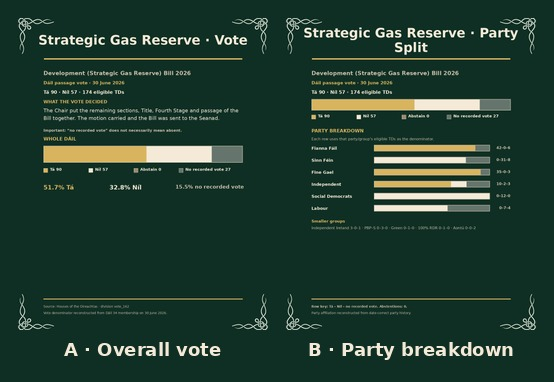
#> input picture contact-sheet.jpg, 554 x 382 px
$ python instagram_remove_green_background.py --input ../contact-sheet.jpg --output out.png
#> lines starting #> are read from the running program, lines starting #| are printed output that depends on the picture
from __future__ import annotations

import argparse
import json
from pathlib import Path
from typing import Any

from PIL import Image


def remove_green_background(
    input_path: str | Path,
    output_path: str | Path,
    green_excess_transparent: int = 55,
    green_excess_opaque: int = 12,
    crop: bool = True,
    pad: int = 28,
) -> dict[str, Any]:
#> called with input_path = '../contact-sheet.jpg', output_path = 'out.png', green_excess_transparent = 55, green_excess_opaque = 12, crop = True, pad = 28
    input_path = Path(input_path)
    output_path = Path(output_path)
    if not input_path.exists():
        raise FileNotFoundError(f"Missing input image: {input_path}")

    image = Image.open(input_path).convert("RGBA")
    pixels = image.load()
    width, height = image.size
#> width = 554; height = 382

    for y in range(height):
        for x in range(width):
            r, g, b, a = pixels[x, y]
            max_rb = max(r, b)
            green_excess = g - max_rb

            # Fully remove strongly green background pixels.
            if g > 120 and green_excess >= green_excess_transparent:
                pixels[x, y] = (0, 0, 0, 0)
                continue

            # Preserve cream/white ornament pixels.
            if r > 170 and g > 160 and b > 130 and (max(r, g, b) - min(r, g, b)) < 80:
                pixels[x, y] = (r, g, b, a)
                continue

            # Feather edge pixels between green and ornament.
            if green_excess > green_excess_opaque:
                alpha = int(max(0, min(255, ((green_excess_transparent - green_excess) / max(1, green_excess_transparent - green_excess_opaque)) * 255)))
                if alpha <= 2:
                    pixels[x, y] = (0, 0, 0, 0)
                else:
                    pixels[x, y] = (max(r, 235), max(g, 228), max(b, 205), alpha)

    if crop:
        alpha = image.getchannel("A")
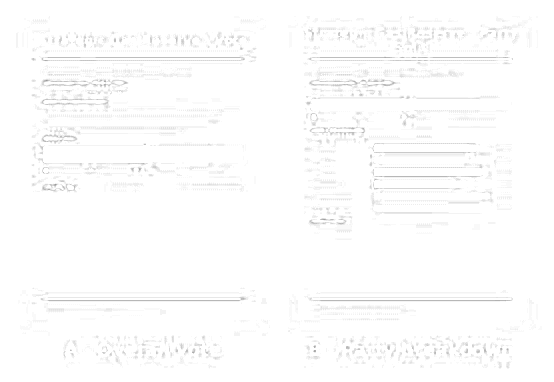
#> alpha: PIL image 554x382 L; min 154, max 255, mean 252.7
        bbox = alpha.getbbox()
#> bbox = (0, 0, 554, 382)
        if bbox:
            left, top, right, bottom = bbox
#> left = 0; top = 0; right = 554; bottom = 382
            left = max(0, left - pad)
            top = max(0, top - pad)
            right = min(width, right + pad)
            bottom = min(height, bottom + pad)
            image = image.crop((left, top, right, bottom))
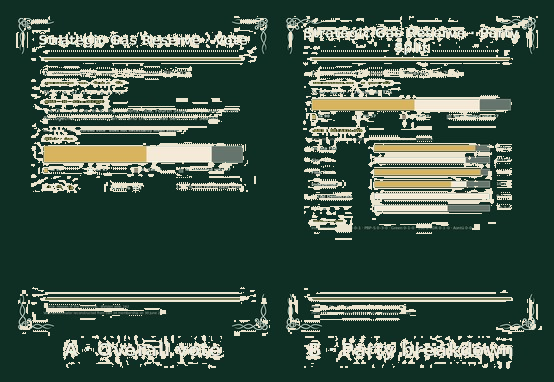
#> image: PIL image 554x382 RGBA; mean R, G, B, A 60.4, 83.5, 69.1, 252.7; transparent parts drawn white
            side = max(image.size)
#> side = 554
            square = Image.new("RGBA", (side, side), (0, 0, 0, 0))
#> square: PIL image 554x554 RGBA; every value is 0
            square.alpha_composite(image, (0, 0))
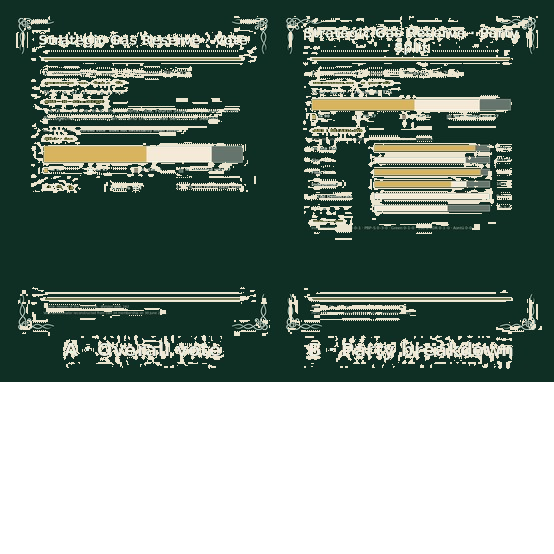
#> square: PIL image 554x554 RGBA; mean R, G, B, A 41.6, 57.6, 47.6, 174.2; transparent parts drawn white
            image = square

    output_path.parent.mkdir(parents=True, exist_ok=True)
    image.save(output_path, format="PNG", optimize=True)
    alpha = image.getchannel("A")
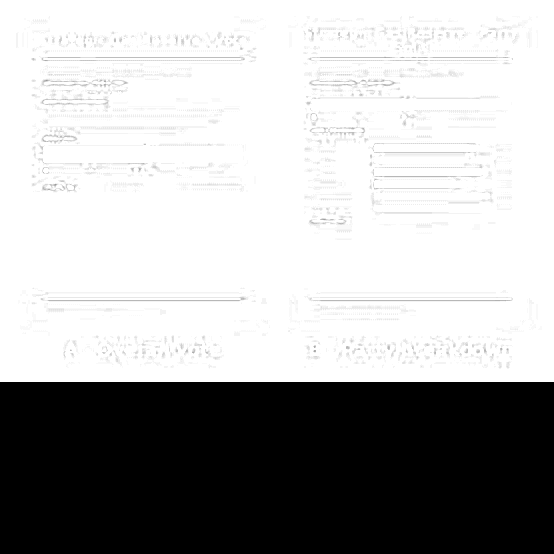
#> alpha: PIL image 554x554 L; min 0, max 255, mean 174.2
    alpha_min, alpha_max = alpha.getextrema()
#> alpha_min = 0; alpha_max = 255
    return {
        "success": True,
        "input": str(input_path),
        "output": str(output_path),
        "size": list(image.size),
        "alpha_min": int(alpha_min),
        "alpha_max": int(alpha_max),
        "crop": crop,
        "pad": pad,
    }


def main() -> None:
    parser = argparse.ArgumentParser(description="Remove flat green background from GPT-generated Celtic corner assets.")
    parser.add_argument("--input", required=True)
    parser.add_argument("--output", required=True)
    parser.add_argument("--green-excess-transparent", type=int, default=55)
    parser.add_argument("--green-excess-opaque", type=int, default=12)
    parser.add_argument("--no-crop", action="store_true")
    parser.add_argument("--pad", type=int, default=28)
    args = parser.parse_args()

    result = remove_green_background(
        args.input,
        args.output,
        green_excess_transparent=args.green_excess_transparent,
        green_excess_opaque=args.green_excess_opaque,
        crop=not args.no_crop,
        pad=args.pad,
    )
#> result = {'success': True, 'input': '../contact-sheet.jpg', 'output': 'out.png', 'size': [554, 554], 'alpha_min': 0, 'alpha_max': 255, 'crop': True, 'pad': 28}
    print(json.dumps(result, indent=2))
#| {
#|   "success": true,
#|   "input": "../contact-sheet.jpg",
#|   "output": "out.png",
#|   "size": [
#|     554,
#|     554
#|   ],
#|   "alpha_min": 0,
#|   "alpha_max": 255,
#|   "crop": true,
#|   "pad": 28
#> (further printed lines are left out)


if __name__ == "__main__":
    main()

$ run again, on slide-002-02-housing-explainer.png
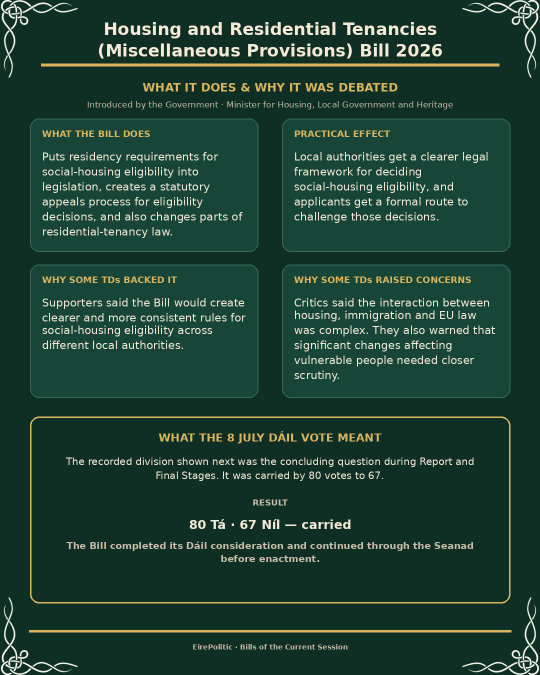
#> input picture slide-002-02-housing-explainer.png, 1080 x 1350 px (shown at 1/2 size)
#> in remove_green_background, `alpha = image.getchannel("A")`:
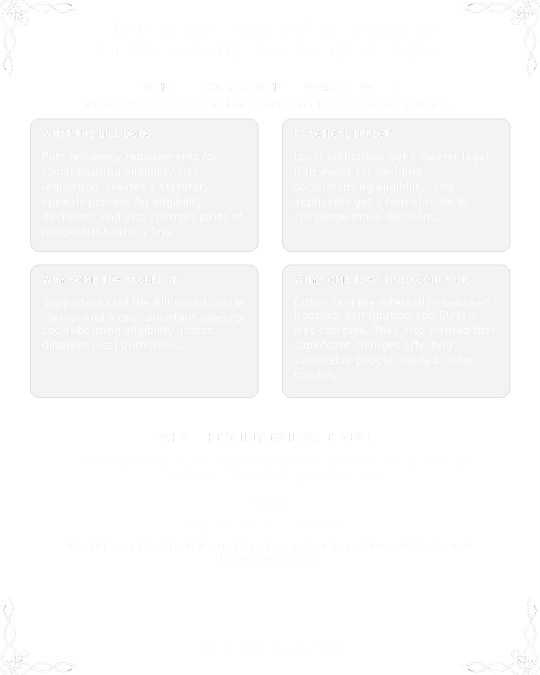
#> alpha: PIL image 1080x1350 L (shown at 1/2 size); min 154, max 255, mean 250.9
#> bbox = (0, 0, 1080, 1350)
#> left = 0; right = 1080; bottom = 1350
#> in remove_green_background, `alpha = image.getchannel("A")`:
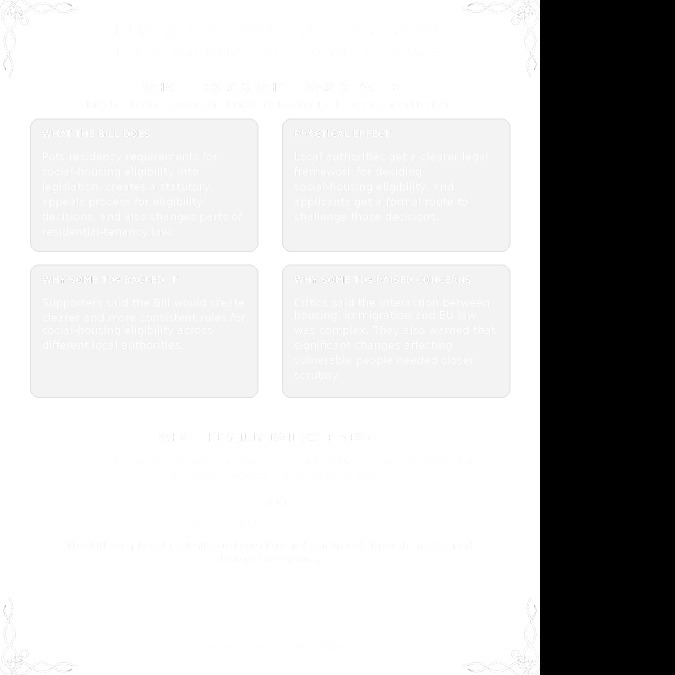
#> alpha: PIL image 1350x1350 L (shown at 1/2 size); min 0, max 255, mean 200.7
#> alpha_min = 0; alpha_max = 255
#> result = {'success': True, 'input': '../slide-002-02-housing-explainer.png', 'output': 'out.png', 'size': [1350, 1350], 'alpha_min': 0, 'alpha_max': 255, 'crop': True, 'pad': 28}
#| {
#|   "success": true,
#|   "input": "../slide-002-02-housing-explainer.png",
#|   "output": "out.png",
#|   "size": [
#|     1350,
#> (further printed lines are left out)

$ run again, on slide-005-05-pharmacy-procedure.png
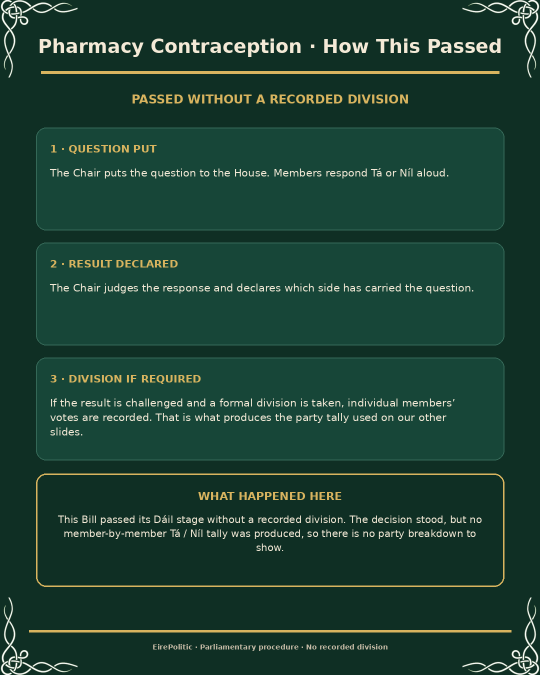
#> input picture slide-005-05-pharmacy-procedure.png, 1080 x 1350 px (shown at 1/2 size)
#> in remove_green_background, `alpha = image.getchannel("A")`:
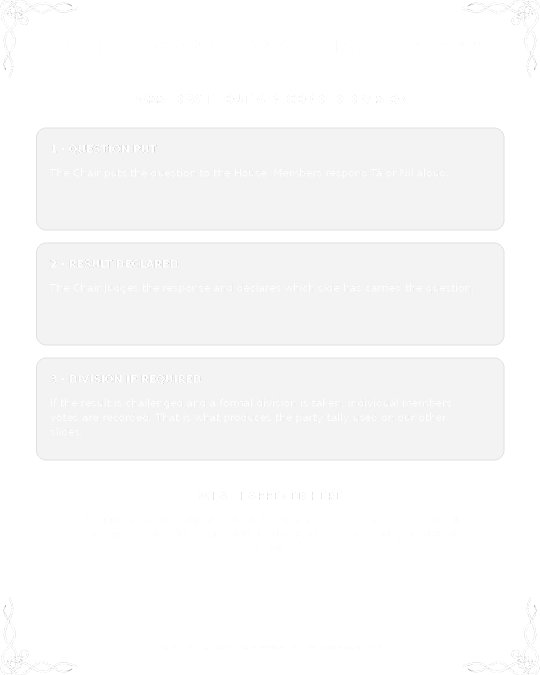
#> alpha: PIL image 1080x1350 L (shown at 1/2 size); min 154, max 255, mean 250
#> bbox = (0, 0, 1080, 1350)
#> left = 0; right = 1080; bottom = 1350
#> in remove_green_background, `alpha = image.getchannel("A")`:
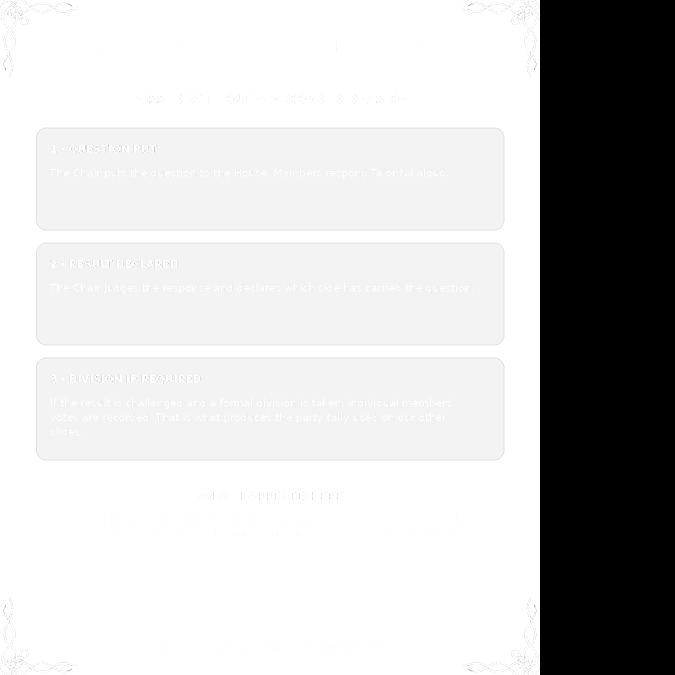
#> alpha: PIL image 1350x1350 L (shown at 1/2 size); min 0, max 255, mean 200
#> alpha_min = 0; alpha_max = 255
#> result = {'success': True, 'input': '../slide-005-05-pharmacy-procedure.png', 'output': 'out.png', 'size': [1350, 1350], 'alpha_min': 0, 'alpha_max': 255, 'crop': True, 'pad': 28}
#| {
#|   "success": true,
#|   "input": "../slide-005-05-pharmacy-procedure.png",
#|   "output": "out.png",
#|   "size": [
#|     1350,
#> (further printed lines are left out)
